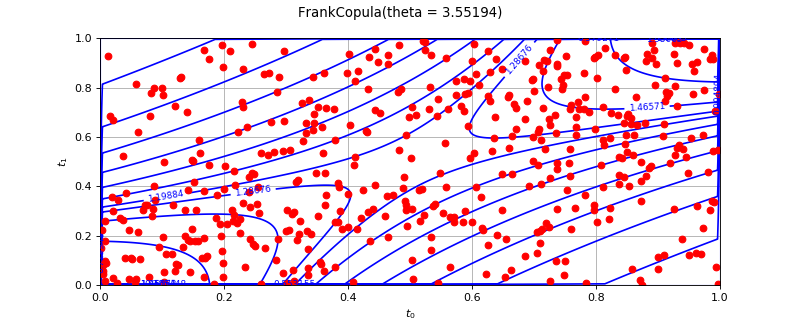

Write Python code to recreate this figure.
import openturns as ot
from matplotlib import pyplot as plt
from openturns.viewer import View
ot.RandomGenerator.SetSeed(0)
factory = ot.FrankCopulaFactory()
ref = factory.build()
dimension = ref.getDimension()
if dimension <= 2:
    sample = ref.getSample(50)
    distribution = factory.build(sample)
    if dimension == 1:
        distribution.setDescription(['$t$'])
        pdf_graph = distribution.drawPDF(256)
        cloud = ot.Cloud(sample, ot.NumericalSample(sample.getSize(), 1))
        cloud.setColor('blue')
        cloud.setPointStyle('fcircle')
        pdf_graph.add(cloud)
        fig = plt.figure(figsize=(10, 4))
        plt.suptitle(str(distribution))
        pdf_axis = fig.add_subplot(111)
        View(pdf_graph, figure=fig, axes=[pdf_axis], add_legend=False)
    else:
        sample = ref.getSample(500)
        distribution.setDescription(['$t_0$', '$t_1$'])
        pdf_graph = distribution.drawPDF([256]*2)
        cloud = ot.Cloud(sample)
        cloud.setColor('red')
        cloud.setPointStyle('fcircle')
        pdf_graph.add(cloud)
        fig = plt.figure(figsize=(10, 4))
        plt.suptitle(str(distribution))
        pdf_axis = fig.add_subplot(111)
        View(pdf_graph, figure=fig, axes=[pdf_axis], add_legend=False)
